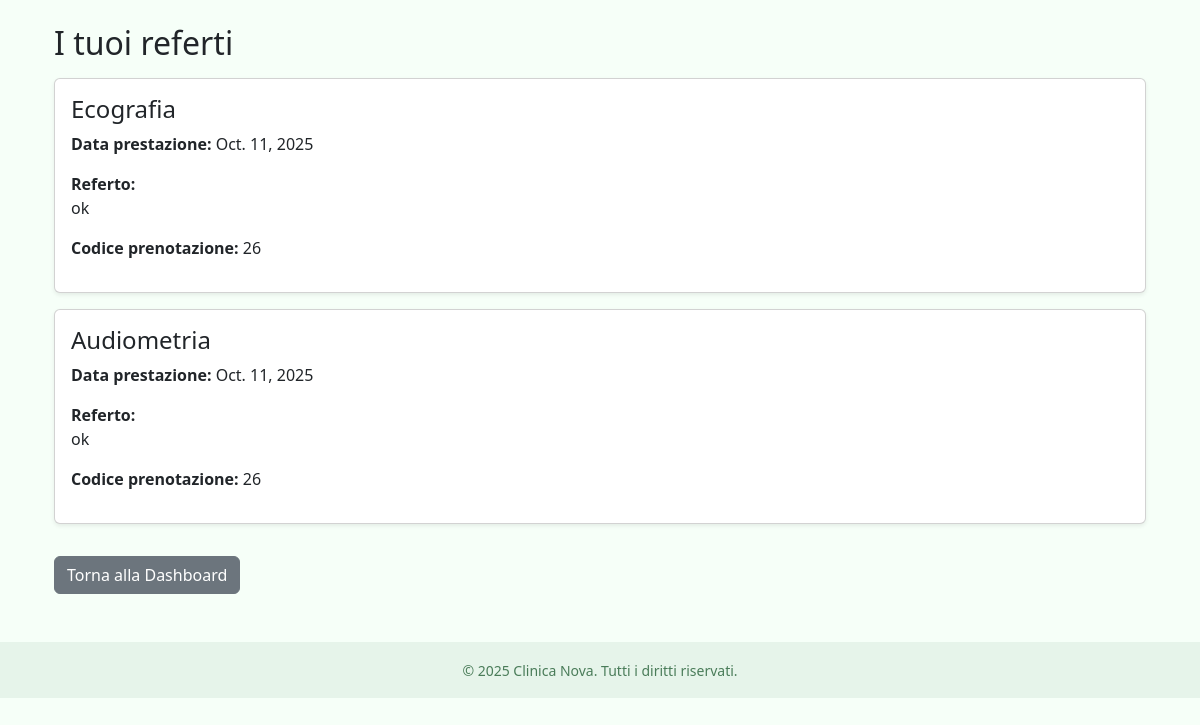
Page /referti (signed in) on the committed database.
### CentroMedico/models.py (models this page shows, shortened)
class Prestazione(models.Model):
    id_prestazione = models.AutoField(primary_key=True)
    data_prestazione = models.DateField(null=True, blank=True)
    referto = models.TextField(null=True)
    id_esame = models.ForeignKey(Esame, on_delete=models.CASCADE, related_name='prestazioni')
    codice_visita = models.ForeignKey(VisitaMedica, on_delete=models.CASCADE, related_name='prestazioni')

class Esame(models.Model):
    id_esame = models.AutoField(primary_key=True)
    nome_esame = models.CharField(max_length=100)
    costo = models.DecimalField(max_digits=8, decimal_places=2)
    categoria = models.CharField(max_length=100, null=True, blank=True)

class VisitaMedica(models.Model):
    codice_visita = models.AutoField(primary_key=True)
    data_visita = models.DateField(null=True, blank=True)
    id_prenotazione = models.OneToOneField(Prenotazione, on_delete=models.CASCADE, related_name='visita_medica')
    id_cartella_clinica = models.ForeignKey(CartellaClinica, on_delete=models.CASCADE, related_name='visite_mediche',null=True, blank=True)
    sede = models.ForeignKey(Sede, on_delete=models.SET_NULL, related_name='sede',null=True, blank=True)

class Prenotazione(models.Model):
    id_prenotazione = models.AutoField(primary_key=True)
    data_prenotazione = models.DateField()
    id_paziente = models.ForeignKey(Paziente, on_delete=models.CASCADE, related_name='prenotazioni')

### CentroMedico/views.py (the view)
# urls.py: path('referti', visualizza_referti, name='visualizza_referti'),
def visualizza_referti(request):
    if request.session.get("user_type") != "paziente":
        return redirect('login')
    paziente_id = request.session.get("user_id")
    referti = Prestazione.objects.filter(
        codice_visita__id_prenotazione__id_paziente=paziente_id,
        referto__isnull=False,
        data_prestazione__isnull=False
    ).select_related('id_esame', 'codice_visita__id_prenotazione')
    return render(request, 'visualizza_referti.html', {'referti': referti})

### templates/visualizza_referti.html
{% extends "base.html" %}
{% block content %}
<div class="container mt-4">
    <h2>I tuoi referti</h2>
    {% if referti %}
        {% for r in referti %}
            <div class="card my-3 p-3 shadow-sm">
                <h4>{{ r.id_esame.nome_esame }}</h4>
                <p><strong>Data prestazione:</strong> {{ r.data_prestazione }}</p>
                <p><strong>Referto:</strong><br>{{ r.referto }}</p>
                <p><strong>Codice prenotazione:</strong> {{ r.codice_visita.id_prenotazione.id_prenotazione }}</p>
            </div>
        {% endfor %}
    {% else %}
        <p>Non ci sono referti disponibili al momento.</p>
    {% endif %}
    <a href="{% url 'dashboard_paziente' %}" class="btn btn-secondary mt-3">Torna alla Dashboard</a>
</div>
{% endblock %}

### templates/base.html (style rules this page uses)
body { background-color: #f6fff8; }

### rows in the picture
Prestazione: id_esame.nome_esame "Ecografia", data_prestazione "Oct. 11, 2025", referto "ok", codice_visita.id_prenotazione.id_prenotazione "26"
Prestazione: id_esame.nome_esame "Audiometria", data_prestazione "Oct. 11, 2025", referto "ok", codice_visita.id_prenotazione.id_prenotazione "26"
